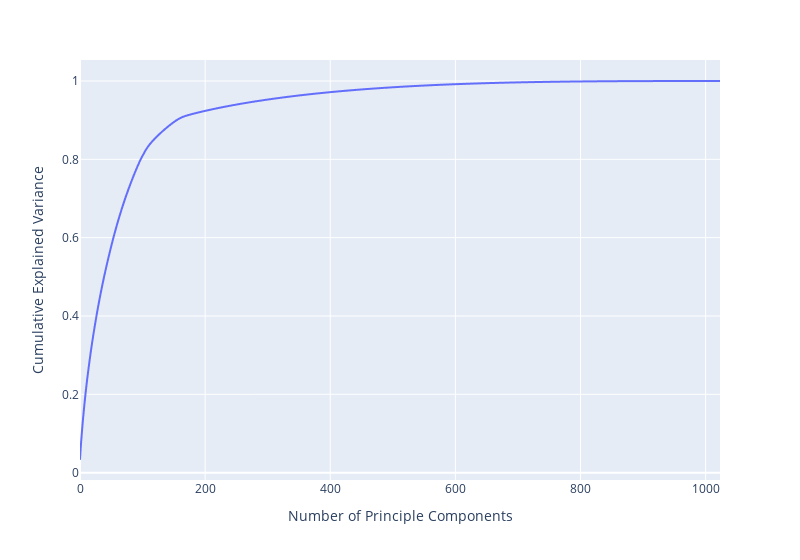

Notebook source saved alongside this figure:
### Code cell
model = ConvCVAE.load_from_checkpoint("..\models\ConvCVAE2022-04-30-1854\ConvCVAE-epoch=349.ckpt")
model.eval()

z_mblond = model.sample_latent_space(2000,torch.tensor([1,0,0,0,0,0],dtype=torch.float))
z_mbrown = model.sample_latent_space(2000,torch.tensor([0,1,0,0,0,0],dtype=torch.float))
z_mblack = model.sample_latent_space(2000,torch.tensor([0,0,1,0,0,0],dtype=torch.float))
z_wblond = model.sample_latent_space(2000,torch.tensor([0,0,0,1,0,0],dtype=torch.float))
z_wbrown = model.sample_latent_space(2000,torch.tensor([0,0,0,0,1,0],dtype=torch.float))
z_wblack = model.sample_latent_space(2000,torch.tensor([0,0,0,0,0,1],dtype=torch.float))

z = torch.cat([z_mblond,z_mbrown,z_mblack,z_wblond,z_wbrown,z_wblack]).detach()
pca = PCA()
z_ = pca.fit_transform(z)

fig = px.line(np.cumsum(pca.explained_variance_ratio_),width=800,labels={"value":"Cumulative Explained Variance","index":"Number of Principle Components"})
fig.update_layout(showlegend=False)
fig.show()
fig.write_image("PCA_VAE_sample.png")
fig.write_image("PCA_VAE_sample.svg")

### Figure 1 — Plotly figure (JSON) as saved in the notebook; plotly's stock layout.template omitted (floating-point values rounded to 4 significant figures; data arrays with more than 128 entries replaced by an {"elided": "..."} marker saying what was removed)
{"data": [{"hovertemplate": "variable=0<br>Number of Principle Components=%{x}<br>Cumulative Explained Variance=%{y}<extra></extra>", "legendgroup": "0", "line": {"color": "#636efa", "dash": "solid"}, "marker": {"symbol": "circle"}, "mode": "lines", "name": "0", "showlegend": true, "type": "scattergl", "x": {"elided": "1024 int values"}, "xaxis": "x", "y": {"elided": "1024 float values"}, "yaxis": "y"}], "layout": {"legend": {"title": {"text": "variable"}, "tracegroupgap": 0}, "margin": {"t": 60}, "showlegend": false, "width": 800, "xaxis": {"anchor": "y", "domain": [0, 1], "title": {"text": "Number of Principle Components"}}, "yaxis": {"anchor": "x", "domain": [0, 1], "title": {"text": "Cumulative Explained Variance"}}}}
